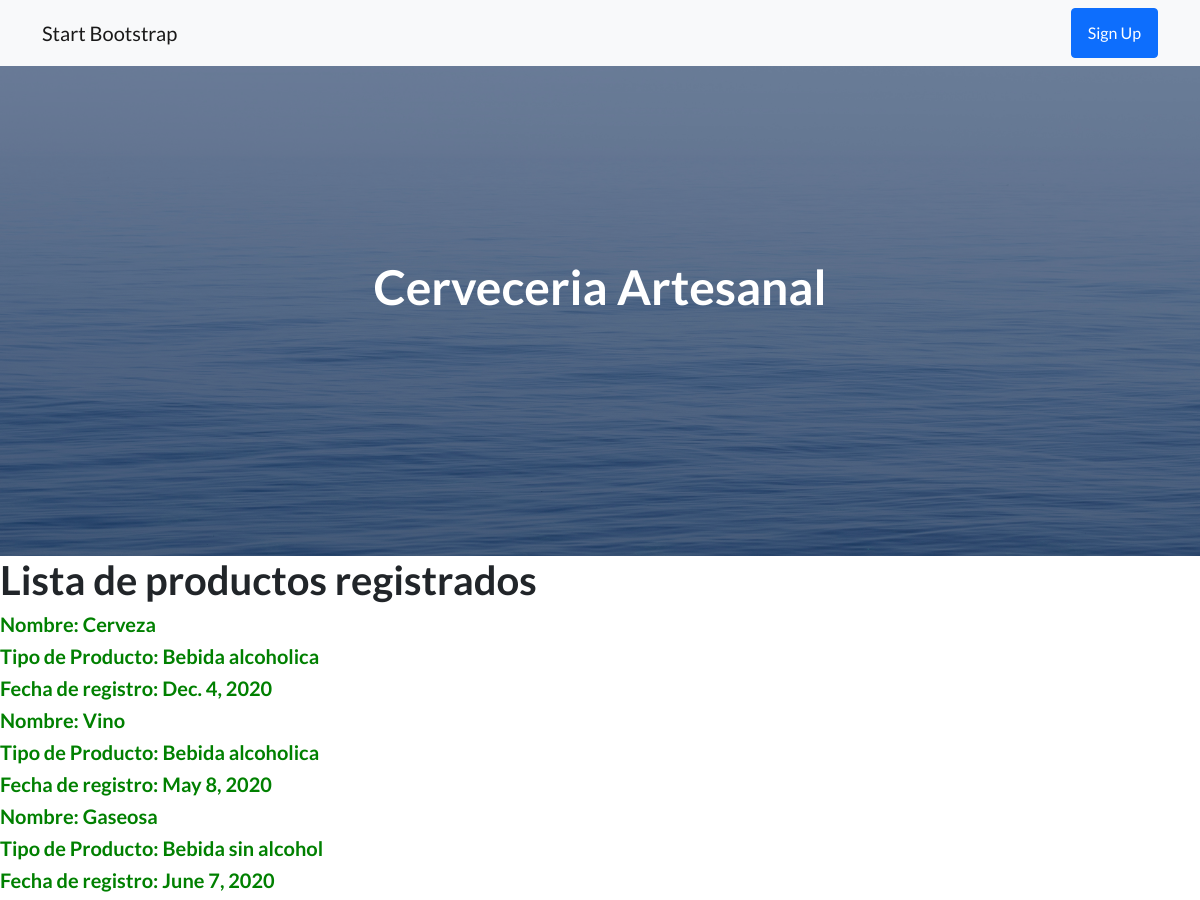
Page /cerveceria/lista_productos on the committed database.
### cerveceria/models.py (models this page shows)
class Productos(models.Model):
    nombre = models.CharField(max_length=40)
    tipo_producto = models.CharField(max_length=40)
    fecha_registro = models.DateField()

### cerveceria/views.py (the view)
# urls.py: path("lista_productos", views.lista_productos),
def lista_productos(request):
    producto = Productos.objects.all()
    info = {"info": producto}
    return render(request , "lista_productos.html" , info)

### cerveceria/templates/lista_productos.html
{% extends "padre.html" %}
{% load static %}
{% block contenido%}
    <h1>Lista de productos registrados</h1>
        {% for producto in info %}
            <h5 style="color: green">Nombre: {{producto.nombre}} </h5>
            <h5 style="color: green">Tipo de Producto: {{producto.tipo_producto}} </h5>
            <h5 style="color: green">Fecha de registro: {{producto.fecha_registro}} </h5>
        {% endfor %}
{% endblock%}

### rows in the picture
Productos: nombre "Cerveza", tipo_producto "Bebida alcoholica", fecha_registro "Dec. 4, 2020"
Productos: nombre "Vino", tipo_producto "Bebida alcoholica", fecha_registro "May 8, 2020"
Productos: nombre "Gaseosa", tipo_producto "Bebida sin alcohol", fecha_registro "June 7, 2020"
